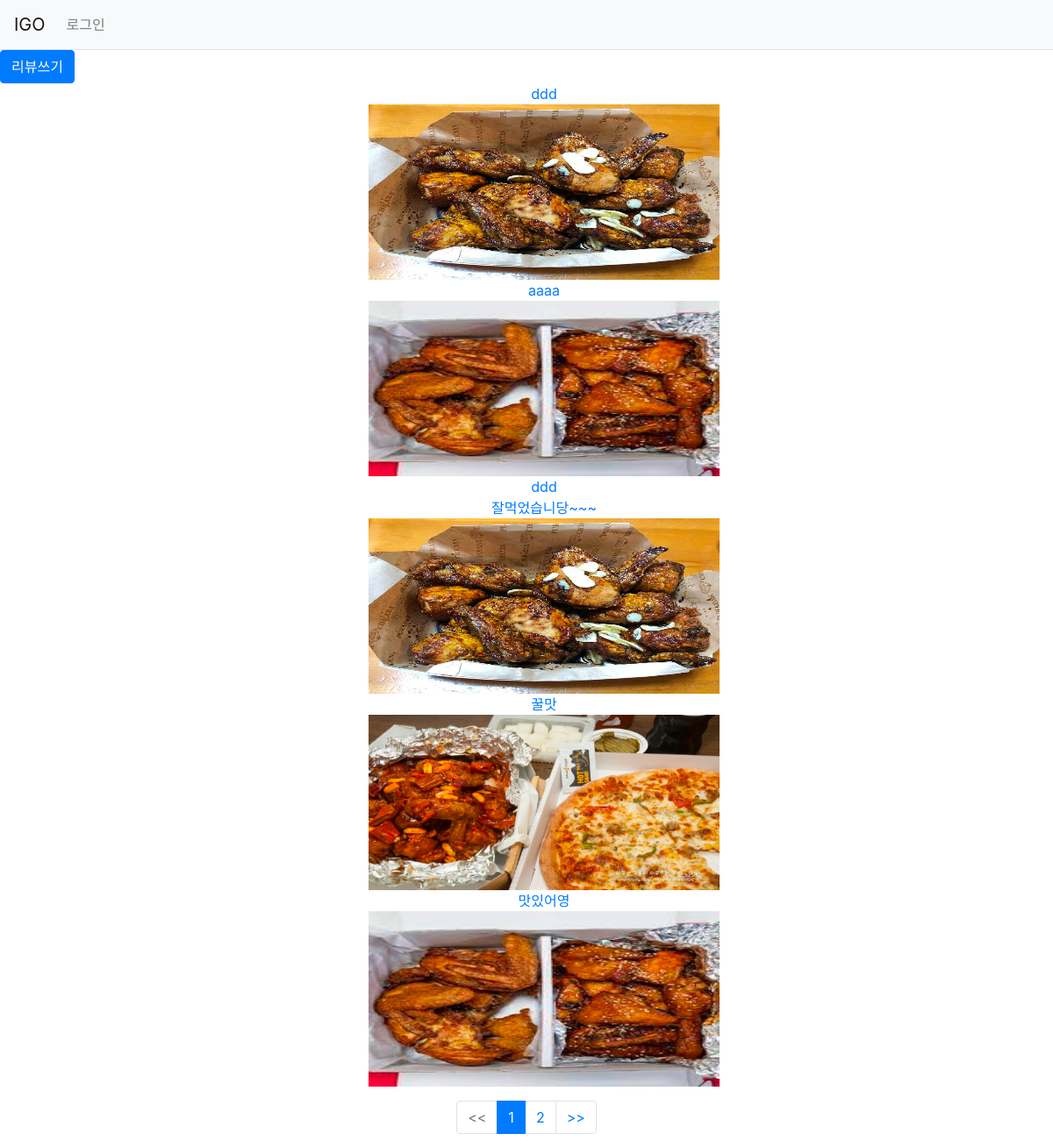
The page /igo/igo/review_list on the database its author committed.
### igo/models.py (models this page shows)
class Review(models.Model):
    author = models.ForeignKey(User, on_delete=models.CASCADE, related_name='author_review',default='')
    subject = models.CharField(max_length=30)  # 제목
    shop_name = models.CharField(max_length=20)  # 가게이름
    address = models.CharField(max_length=50)  # 주소
    image = models.ImageField(blank=True, upload_to="", null=True)  #
    contents = models.TextField()  # 내용
    create_date = models.DateTimeField()  # 날짜
    modify_date = models.DateTimeField(null=True, blank=True)
    voter = models.ManyToManyField(User, related_name='voter_review')

### igo/views/base_views.py (the view)
# urls.py: path('', base_views.index, name='index'),  # '/' 에 해당되는 path
def index(request):
    page = request.GET.get('page', '1')  # 페이지
    review_list = Review.objects.order_by('-create_date')
    paginator = Paginator(review_list, 6)  # 페이지당 10개씩 보여주기
    page_obj = paginator.get_page(page)
    context = {'review_list': page_obj}
    return render(request, 'igo/review_list.html', context)

### templates/igo/review_list.html (shortened to what this page needs)
{% extends 'base.html' %}
{% block content %}
<a href="{% url 'igo:review_create' %}" class="btn btn-primary">리뷰쓰기</a>
    <form action="" method="POST" enctype="multipart/form-data">
        <center>
        {% if review_list %}
            <ul>
            {% for review in review_list %}
                <a href="{% url 'igo:detail' review.id %}">{{ review.subject }}</a><br>
                {% if review.image %}
                <img src="{{ review.image.url }}" height="200" width="400"><br>
                {% endif %}
            {% endfor %}
            </ul>
        {% else %}
            <p>리뷰가 없습니다.</p>
        {% endif %}
        </center>
    </form>
    <ul class="pagination justify-content-center">
        {% if review_list.has_previous %}
        <li class="page-item">
             <a class="page-link" href="?page={{ review_list.previous_page_number }}"> << </a>
        </li>
        {% else %}
        <li class="page-item disabled">
            <a class="page-link" tabindex="-1" aria-disabled="true" href="#"> << </a>
        </li>
        {% endif %}
        {% for page_number in review_list.paginator.page_range %}
        {% if page_number >= review_list.number|add:-4 and page_number <= review_list.number|add:4 %}
            {% if page_number == review_list.number %}
            <li class="page-item active" aria-current="page">
                <a class="page-link" href="?page={{ page_number }}">{{ page_number }}</a>
            </li>
            {% else %}
            <li class="page-item">
                 <a class="page-link" href="?page={{ page_number }}">{{ page_number }}</a>
            </li>
            {% endif %}
        {% endif %}
        {% endfor %}
        {% if review_list.has_next %}
        <li class="page-item">
             <a class="page-link" href="?page={{ review_list.next_page_number }}"> >> </a>
        </li>
        {% else %}
        <li class="page-item disabled">
            <a class="page-link" tabindex="-1" aria-disabled="true" href="#"> >> </a>
        </li>
        {% endif %}
    </ul>
{% endblock %}

### templates/base.html (shortened to what this page needs)
{% load static %}
<html lang="ko">
<head>
    <link rel="stylesheet" type="text/css" href="{% static 'bootstrap.css' %}">
    <link rel="stylesheet" type="text/css" href="{% static 'style.css' %}" />
</head>
<body>
    {% include "navbar.html" %}
    {% block content %}
    {% endblock %}
</body>
</html>

### templates/navbar.html (shortened to what this page needs)
<nav class="navbar navbar-expand-lg navbar-light bg-light border-bottom">
    <a class="navbar-brand" href="{% url 'igo:realindex' %}">IGO</a>
    <div class="collapse navbar-collapse flex-grow-0" id="navbarNav">
        <ul class="navbar-nav">
            <li class="nav-item ">
                {% if user.is_authenticated %}
                <a class="nav-link" href="{% url 'common:logout' %}">{{ user.username }} (로그아웃)</a>
                {% else %}
                <a class="nav-link" href="{% url 'common:login' %}">로그인</a>
                {% endif %}
            </li>
        </ul>
    </div>
</nav>

### rows shown on the page
Review: subject "ddd", image (picture)
Review: subject "aaaa", image (picture)
Review: subject "ddd"
Review: subject "잘먹었습니당~~~", image (picture)
Review: subject "꿀맛", image (picture)
Review: subject "맛있어영", image (picture)

### other values the page prints
{{ page_number }} "1"
{{ page_number }} "2"
